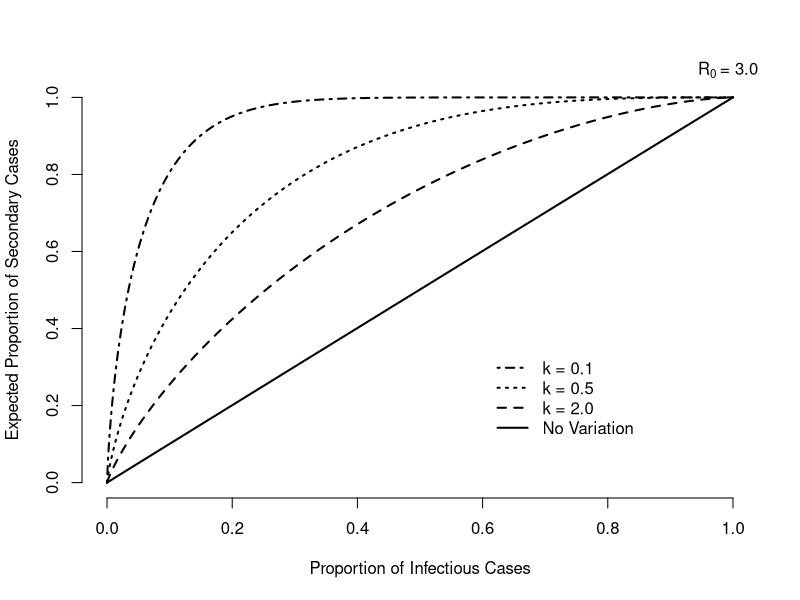
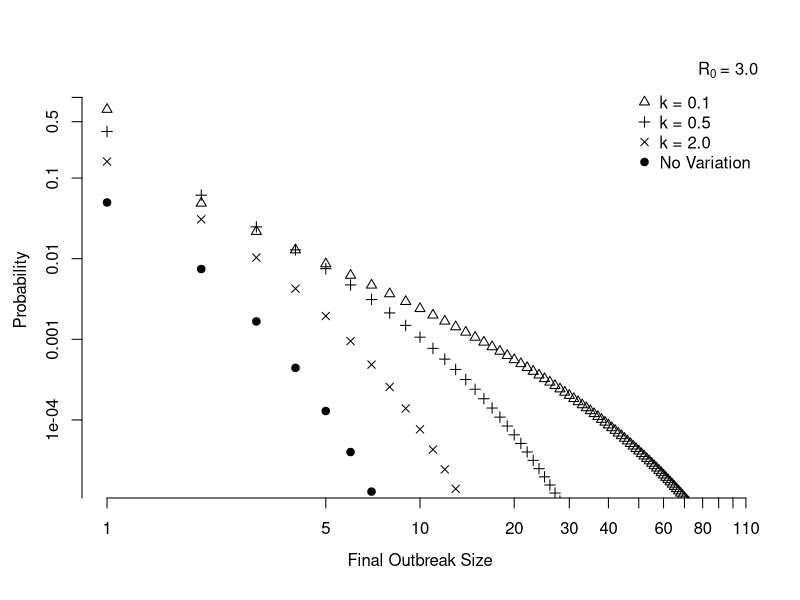

The R source for these figures, in order:
## ---- chunk 1
knitr::opts_chunk$set(echo = TRUE)
## ---- chunk 2
propinfection <- function(R, k, prop){
  xp <- qgamma(1 - prop, shape = k, rate = k/R) 
  tp <- 1 - pgamma(xp, shape = k+1, rate = k/R) 
  return(tp) 
}
## ---- chunk 3
xx <- seq(0, 1, 0.001)
k <- c(0.1, 0.5, 2, 100000) # 100000 -> ~infty (homogenous transmission)
plotdata <- cbind(xx, 
                  propinfection(R = 3, k = k[1], xx),
                  propinfection(R = 3, k = k[2], xx),
                  propinfection(R = 3, k = k[3], xx),
                  propinfection(R = 3, k = k[4], xx))

                            
plot(plotdata[,1], plotdata[,2], type = "l", bty = "n",
     xlab = "Proportion of Infectious Cases",
     ylab = "Expected Proportion of Secondary Cases",
     lwd = 2, lty = 4)
lines(plotdata[,1], plotdata[,3], lty = 3, lwd = 2)
lines(plotdata[,1], plotdata[,4], lty = 2, lwd = 2)
lines(plotdata[,1], plotdata[,5], lty = 1, lwd = 2)
legend(x = 0.6, y = 0.35, c("k = 0.1", "k = 0.5", "k = 2.0", "No Variation"), 
       lty = 4:1, bty = "n", lwd = 2)
mtext(bquote(R[0]~"= 3.0"), adj = 1)

## ---- chunk 4
outbreakprob <- function(y, R, k){
  l <- lgamma(k * y + (y - 1)) - (lgamma(k * y) + lgamma(y + 1)) + (y - 1) * log(R / k) - (k * y + (y - 1)) * log(1 + R / k)
  return(exp(l))
}
## ---- chunk 5

R <- 3
maxoutbreak <- 100
outbrk_prob1 <- outbreakprob(1:maxoutbreak, R, k[1])
outbrk_prob2 <- outbreakprob(1:maxoutbreak, R, k[2])
outbrk_prob3 <- outbreakprob(1:maxoutbreak, R, k[3])
outbrk_prob4 <- outbreakprob(1:maxoutbreak, R, k[4])

xx <- seq(0, maxoutbreak, by = 0.01)
maxrange <- seq(1, maxoutbreak, 1)

plot(log(range(1, maxoutbreak)), range(-11,0), type = 'n', xlab = '', ylab = '', axes = F)
  points(log(maxrange), log(outbrk_prob1), col = 1, pch=2, cex=1)
  points(log(maxrange), log(outbrk_prob2), col = 1, pch=3, cex=1)
  points(log(maxrange), log(outbrk_prob3), col = 1, pch=4, cex=1)
  points(log(maxrange), log(outbrk_prob4), col = 1, pch=19, cex=1)
  axis(side=1, at=log(c(1, 5, seq(10, maxoutbreak + 10, b = 10))), c(1, 5, seq(10, maxoutbreak + 10, b = 10)))
  axis(side=2, at=log(c(1/100000, 1/10000, 1/1000, 1/100, 1/10, 1/2, 1)), c(1/100000, 1/10000, 1/1000, 1/100, 1/10, 1/2, 1))
  mtext(side=1, 'Final Outbreak Size', padj=4)
  mtext(side=2, 'Probability', padj=-4)
  legend('topright', c("k = 0.1", "k = 0.5", "k = 2.0", "No Variation"), 
         pch=c(2:4, 19), cex=1, bty="n")
  mtext(bquote(R[0]~"= 3.0"), adj = 1)
